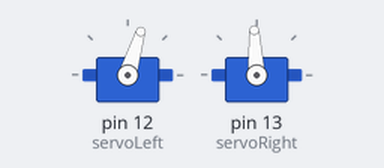
The sketch below on a simulated Arduino Uno, built with avr-gcc and run on an emulated ATmega328P. On the bench: 2 × servo.

Above: at 0.05 s.
At 2.25 s:
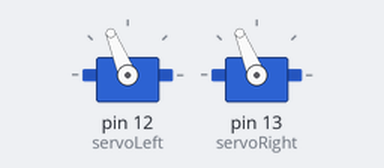
At 4.5 s:
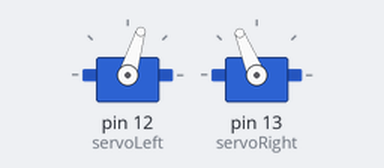
At 9.0 s:
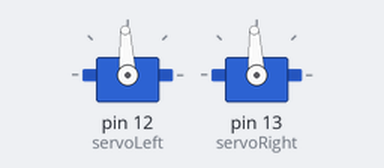
Timing chart, 0 to 11.7 s (numbered marks = the images above):
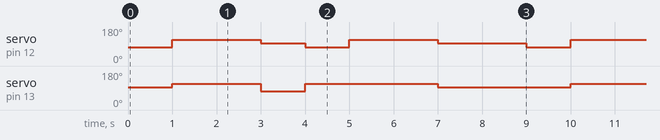

The sketch:

motion.ino.ino
```cpp
#include <Servo.h>

Servo servoRight;
Servo servoLeft;

void setup() {
  // put your setup code here, to run once:
  servoLeft.attach(12);
  servoRight.attach(13);
}

void loop() {
  turnwalkR(1000);
  turnRight(2000);
  turnwalkL(1000);
  stopnow();
  backward(1000);
  turnRight(2000);
  stopnow();
  //forward(1000);
  //turnLeft(500);
  delay(2000);
}

void stopnow(){
  servoLeft.writeMicroseconds(1500);
  servoRight.writeMicroseconds(1500);
}

void turnLeft(int time)                      // Left turn function
{
  servoLeft.writeMicroseconds(1300);         // Left wheel clockwise
  servoRight.writeMicroseconds(1300);        // Right wheel clockwise
  delay(time);                               // Maneuver for time ms
}


void turnRight(int time)                     // Right turn function
{
  servoLeft.writeMicroseconds(1700);         // Left wheel counterclockwise
  servoRight.writeMicroseconds(1700);        // Right wheel counterclockwise
  delay(time);                               // Maneuver for time ms
}

void backward(int time)                      // Backward function
{
  servoLeft.writeMicroseconds(1300);         // Left wheel clockwise
  servoRight.writeMicroseconds(1700);        // Right wheel counterclockwise
  delay(time);                               // Maneuver for time ms
}

void forward(int time)                     // Forward function
{
  servoLeft.writeMicroseconds(1700);         // Left wheel counterclockwise
  servoRight.writeMicroseconds(1300);        // Right wheel clockwise
  delay(time);                               // Maneuver for time ms
}

void turnwalkR(int time)
{
  servoLeft.writeMicroseconds(1300);
  servoRight.writeMicroseconds(1500);
  delay(time);
}


void turnwalkL(int time)
 {
  servoLeft.writeMicroseconds(1500);
  servoRight.writeMicroseconds(1300);
  delay(time);
 }
```

Measured:
- by itself, servo on pin 12 (servoLeft): repeats every 9.0 s: 93° 1.0 s, 73° 1.0 s, 112° 2.0 s, 93° 2.0 s, 73° 1.0 s, 112° 2.0 s
- by itself, servo on pin 13 (servoRight): repeats every 9.0 s: 73° 1.0 s, 112° 3.0 s, 93° 3.0 s, 112° 2.0 s
